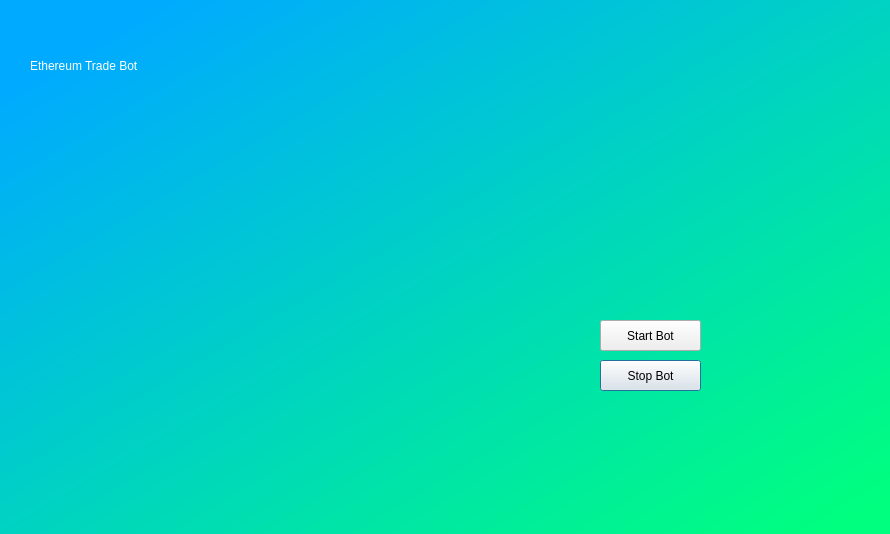
<?xml version="1.0" encoding="UTF-8"?>
<ui version="4.0">
 <class>bgwidget</class>
 <widget class="QDialog" name="bgwidget">
  <property name="enabled">
   <bool>true</bool>
  </property>
  <property name="geometry">
   <rect>
    <x>0</x>
    <y>0</y>
    <width>890</width>
    <height>534</height>
   </rect>
  </property>
  <property name="windowTitle">
   <string>Dialog</string>
  </property>
  <property name="styleSheet">
   <string notr="true">QWidget#bgwidget{background-color: qlineargradient(spread:pad, x1:0.084, y1:0.0514545, x2:0.979, y2:0.949, stop:0.0209424 rgba(0, 170, 255, 255), stop:0.994764 rgba(0, 255, 127, 255));}</string>
  </property>
  <widget class="QPushButton" name="pushButton_2">
   <property name="geometry">
    <rect>
     <x>600</x>
     <y>360</y>
     <width>101</width>
     <height>31</height>
    </rect>
   </property>
   <property name="text">
    <string>Stop Bot</string>
   </property>
  </widget>
  <widget class="QLabel" name="label">
   <property name="geometry">
    <rect>
     <x>30</x>
     <y>30</y>
     <width>561</width>
     <height>71</height>
    </rect>
   </property>
   <property name="styleSheet">
    <string notr="true">font: 36pt &quot;MS Shell Dlg 2&quot;; color:rgb(255, 255, 255)</string>
   </property>
   <property name="text">
    <string>Ethereum Trade Bot</string>
   </property>
  </widget>
  <widget class="QPushButton" name="pushButton_3">
   <property name="geometry">
    <rect>
     <x>600</x>
     <y>320</y>
     <width>101</width>
     <height>31</height>
    </rect>
   </property>
   <property name="text">
    <string>Start Bot</string>
   </property>
  </widget>
 </widget>
 <resources/>
 <connections/>
</ui>
